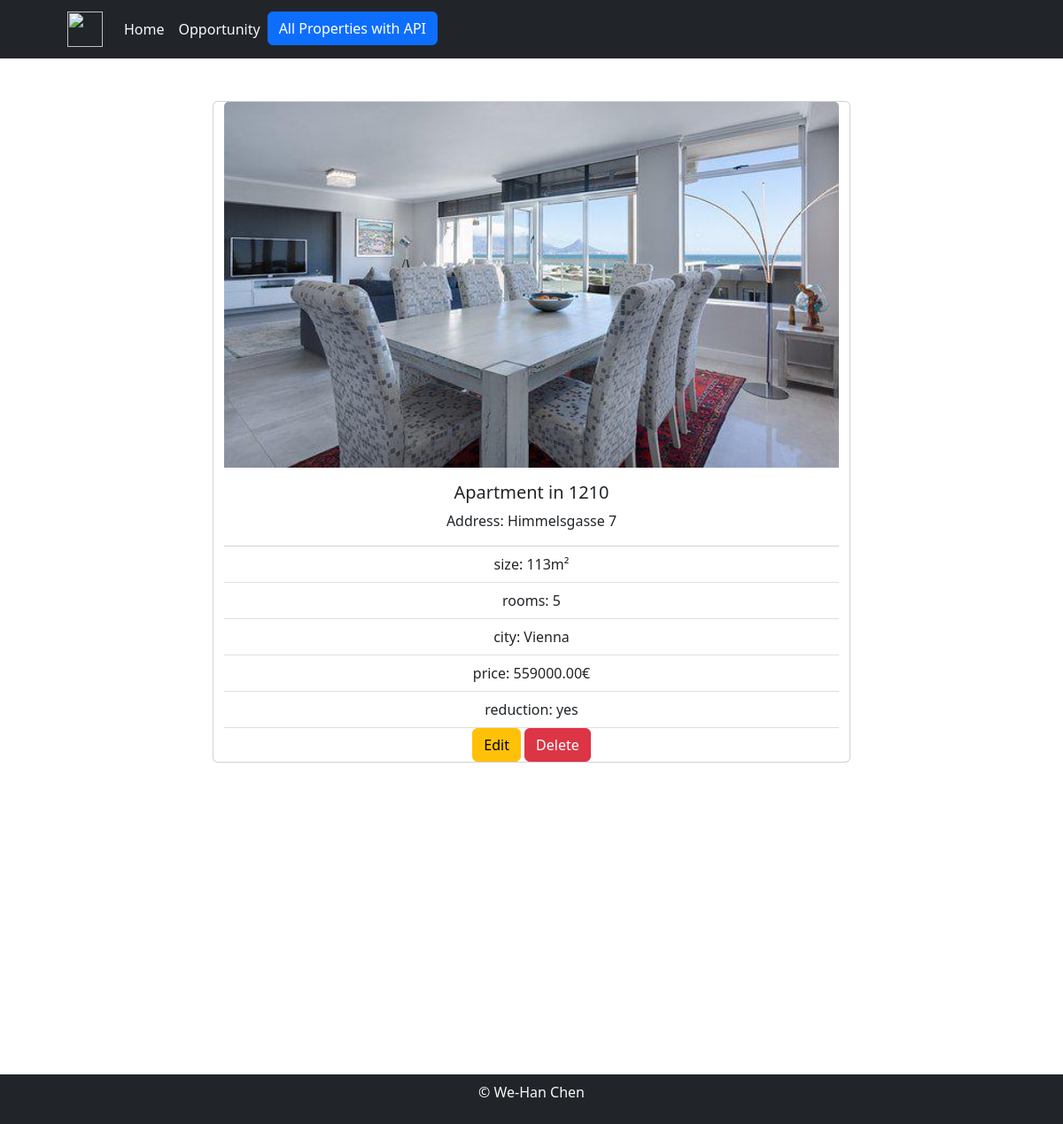
The app's page /details.php?id=2 with its own data.
### tables this page shows
CREATE TABLE `properties` (
  `id` int(11) NOT NULL,
  `title` varchar(100) NOT NULL,
  `size` int(11) NOT NULL,
  `rooms` int(11) NOT NULL,
  `city` varchar(50) NOT NULL,
  `price` decimal(11,2) NOT NULL,
  `address` varchar(50) NOT NULL,
  `latitude` decimal(10,5) DEFAULT NULL,
  `longitude` decimal(10,5) DEFAULT NULL,
  `image` varchar(255) DEFAULT NULL,
  `reduction` enum('yes','no') NOT NULL
);

### details.php (the view, shortened to what this page needs)
<?php
require_once 'actions/db_connect.php';
require_once 'components/boot.php';
$sql = "SELECT * FROM properties WHERE id = $_GET[id]";
$result = mysqli_query($connect, $sql);
$tbody = "";
if (mysqli_num_rows($result) > 0) {
  while ($row = mysqli_fetch_assoc($result)) {
    $tbody .= "<br>
        <div class='mt-4 mb-4 row text-center justify-content-center animate__animated animate__fadeInLeft'>
        <div class='card' style='width: 45rem;'>
  <img class='card-img-top' src='pictures/" . $row['image'] . "'>
  <div class='card-body'>
    <h5 class='card-title'>" . $row['title'] . "</h5>
    <p class='card-text'>Address: " . $row['address'] . "</p>
  </div>
  <ul class='list-group list-group-flush'>
    <li class='list-group-item'>size: " . $row['size'] . "m²</li>
    <li class='list-group-item'>rooms: " . $row['rooms'] . "</li>
    <li class='list-group-item'>city: " . $row['city'] . "</li>
    <li class='list-group-item'>price: " . $row['price'] . "€</li>
    <li class='list-group-item'>reduction: " . $row['reduction'] . "</li>
    <div class='col-12'>
    <a href='update.php?id=" . $row['id'] . "'><button class='button btn btn-warning' type='button'>Edit</button></a>
    <a href='delete.php?id=" . $row['id'] . "'><button class='button btn btn-danger' type='button'>Delete</button></a>
    </div>
    </ul>
  </div>
</div>
        <br>
        ";
  };
}
?>
<!DOCTYPE html>
<html lang="en">
<head>
    <link rel="stylesheet" href="css/style.scss">
    <?php require_once 'components/boot.php' ?>
</head>
<body class="bbc">
    <?php require_once 'components/navbar.php' ?>
    <div class="container">
        <?php
        echo $tbody;
        ?>
    </div>
    <div id="map"></div>
    <br>
    <?php require_once 'components/footer.php' ?>
</body>
</html>

### details.php (style rules this page uses)
#map { margin: auto; height: 35%; width: 35%; }

### records on screen
properties: title "Apartment in 1210", address "Himmelsgasse 7", size "113", rooms "5", city "Vienna", price "559000.00", reduction "yes"
